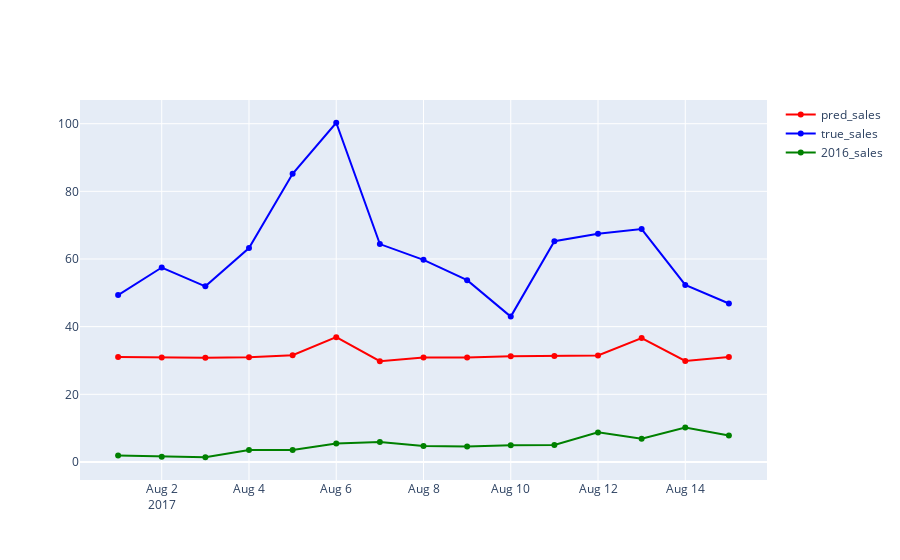

The notebook cell saved with this chart:
### Code cell
# pay attention to school and office supply since it has lagre error in validation
school_pred_df = pred_vis_df[pred_vis_df['family'] == 'SCHOOL AND OFFICE SUPPLIES']
school_pred_df['2016_sales'] = train_df.loc[(train_df['date'].between('2016-08-01', '2016-08-15')) 
                                            & (train_df['family'] == 'SCHOOL AND OFFICE SUPPLIES'), 'sales'].values
daily_school_pred_df = school_pred_df.groupby(['date'])[['sales', 'true_sales', '2016_sales']].mean().reset_index()

fig = go.Figure()
fig.add_trace(go.Scatter(x=daily_school_pred_df['date'], 
                         y=daily_school_pred_df['sales'],
                         marker_color='red', name="pred_sales"))
fig.add_trace(go.Scatter(x=daily_school_pred_df['date'], 
                         y=daily_school_pred_df['true_sales'],
                         marker_color='blue', name="true_sales"))
fig.add_trace(go.Scatter(x=daily_school_pred_df['date'], 
                         y=daily_school_pred_df['2016_sales'],
                         marker_color='green', name="2016_sales"))
fig.show()
# we underestimate the sales

### Figure 1 — Plotly figure (JSON) as saved in the notebook; plotly's stock layout.template omitted (floating-point values rounded to 4 significant figures)
{"data": [{"marker": {"color": "red"}, "name": "pred_sales", "type": "scatter", "x": ["2017-08-01T00:00:00", "2017-08-02T00:00:00", "2017-08-03T00:00:00", "2017-08-04T00:00:00", "2017-08-05T00:00:00", "2017-08-06T00:00:00", "2017-08-07T00:00:00", "2017-08-08T00:00:00", "2017-08-09T00:00:00", "2017-08-10T00:00:00", "2017-08-11T00:00:00", "2017-08-12T00:00:00", "2017-08-13T00:00:00", "2017-08-14T00:00:00", "2017-08-15T00:00:00"], "y": [31.06, 30.9, 30.83, 30.93, 31.57, 36.89, 29.79, 30.9, 30.9, 31.22, 31.32, 31.46, 36.62, 29.87, 31.04]}, {"marker": {"color": "blue"}, "name": "true_sales", "type": "scatter", "x": ["2017-08-01T00:00:00", "2017-08-02T00:00:00", "2017-08-03T00:00:00", "2017-08-04T00:00:00", "2017-08-05T00:00:00", "2017-08-06T00:00:00", "2017-08-07T00:00:00", "2017-08-08T00:00:00", "2017-08-09T00:00:00", "2017-08-10T00:00:00", "2017-08-11T00:00:00", "2017-08-12T00:00:00", "2017-08-13T00:00:00", "2017-08-14T00:00:00", "2017-08-15T00:00:00"], "y": [49.33, 57.48, 51.91, 63.22, 85.2, 100.3, 64.41, 59.76, 53.74, 42.96, 65.24, 67.48, 68.85, 52.33, 46.85]}, {"marker": {"color": "green"}, "name": "2016_sales", "type": "scatter", "x": ["2017-08-01T00:00:00", "2017-08-02T00:00:00", "2017-08-03T00:00:00", "2017-08-04T00:00:00", "2017-08-05T00:00:00", "2017-08-06T00:00:00", "2017-08-07T00:00:00", "2017-08-08T00:00:00", "2017-08-09T00:00:00", "2017-08-10T00:00:00", "2017-08-11T00:00:00", "2017-08-12T00:00:00", "2017-08-13T00:00:00", "2017-08-14T00:00:00", "2017-08-15T00:00:00"], "y": [1.87, 1.519, 1.389, 3.5, 3.537, 5.444, 5.907, 4.704, 4.556, 4.907, 5.019, 8.741, 6.833, 10.2, 7.833]}], "layout": {}}
